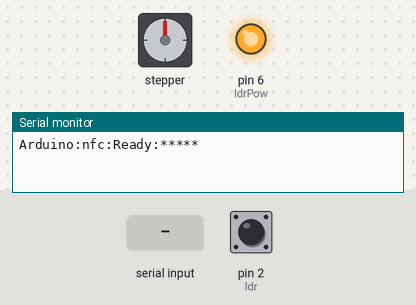
This sketch was run on a simulated Arduino Uno, built with avr-gcc and run on an emulated ATmega328P. Parts: stepper motor, output pins drawn as LEDs (lit = HIGH), the last lines printed to the serial monitor. The inputs (shaded band) are chosen by the test bench; at power-on: pin 2 (ldr) HIGH. Stepper angles assume 200 steps per turn; pins used as bus, display or sensor lines are not drawn.

Above: at 1.6 s.
1.7 s: "S" received over Serial
At 3.3 s:
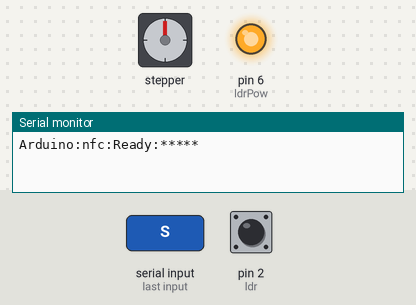
4.7 s: pin 2 (ldr) pulled LOW for 0.15 s
6.3 s: "S" received over Serial
At 7.3 s:
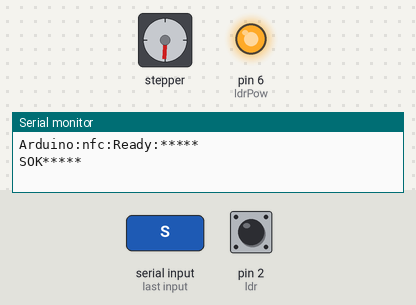
9.3 s: pin 2 (ldr) pulled LOW for 1 s
At 11.5 s:
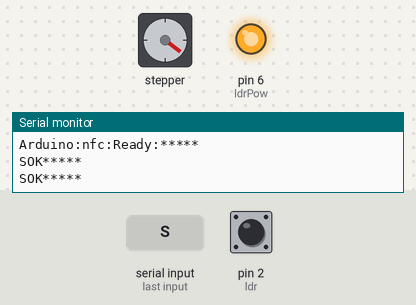
Timing chart, 0 to 13.0 s (numbered marks = the images above; inputs shaded):
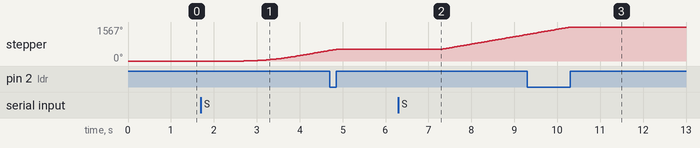

Measured:
- after the input at 1.7 s, stepper: keeps turning clockwise at about 246°/s, starting after 1.0 s
- after the input at 6.3 s, stepper: keeps turning clockwise at about 342°/s, starting after 1.0 s
- after the input at 9.3 s, stepper: goes on until 10.3 s, then stays 1567°

The sketch:

TicTAPPER_2_1.ino
```cpp
#include <SPI.h>
#include <PN532_SPI.h>
#include <PN532.h>
#include <NfcAdapter.h>
#include <Math.h>
#include <AccelStepper.h>

//NFC shield
PN532_SPI pn532spi(SPI, 10);               //SPI port digital 10
NfcAdapter nfc = NfcAdapter(pn532spi);     //Setup nfc drivers

#define BAUDRATE 19200 //9600

//PINOUT
const byte StepperXPulse=5;     //D5 -> Linear movement Stepper pulse
const byte StepperXDir=3;       //D3 -> Direction of linear movement
const byte StepperEnable=4;     //D4 -> Enable Steppers
const byte ldr=2;               //D2 -> LDR (Interruption)
const byte ldrPow=6;            //D6 -> LDR POWER

AccelStepper stepper(1,StepperXPulse,StepperXDir);

//GLOBALS
//NFC variables
String tagId="";               //Variable for TAG NFC ID value
String command;                //Variable to receive RPI3 order
String tagNdefUri="";          //Variable to store the URL for TAG writing
String response="";            //Variable to store the response to RPI
int romIt=0;                   //Variable to determine to ROM or not to ROM: 1 -> ROM  0-> NO ROM
unsigned long timeToDetect;    //Variable to store the time it took to detect TAG
unsigned long timeToIdentify;  //Variable to store the time it took to read TAG id
unsigned long timeToRead;      //Variable to store the time it took to read a NDEF field
unsigned long timeToWrite;     //Variable to store the time it took to write a NDEF field
//OTHER variables
bool ldr_val=true;              //True vol dir que LDR reb llum
unsigned long lastInterrupt;


/************************************* COMMON METHODS ******************************/
//METHOD TO READ String FROM SERIAL PORT
void readSerialString() {
    while(Serial.available() == 0){}       //Wait till a serial data is available
    if(Serial.available()) {               //If serial port is available
      command = Serial.readString();
    }
}

String getValue(String data, char separator, int index)
{
    int found = 0;
    int strIndex[] = { 0, -1 };
    int maxIndex = data.length() - 1;

    for (int i = 0; i <= maxIndex && found <= index; i++) {
        if (data.charAt(i) == separator || i == maxIndex) {
            found++;
            strIndex[0] = strIndex[1] + 1;
            strIndex[1] = (i == maxIndex) ? i+1 : i;
        }
    }
    return found > index ? data.substring(strIndex[0], strIndex[1]) : "";
}

/************************************* NFC METHODS ******************************/

//METHOD TO READ NFC ID
void readTagId() {
  unsigned long start= millis();
  unsigned long endDetect = 0;
  unsigned long endIdentify = 0;
  int counter=0;
  int timeout=0;
  while ((!nfc.tagPresent())&&(timeout!=0)) {
    delay(10);
    counter=counter+1;
    if (counter>200){
      timeout=1;
    }
  };
  endDetect = millis();
  timeToDetect = endDetect - start;
  if (timeout==0){
    NfcTag tag = nfc.read();
    tagId = tag.getUidString();
  }else{
    tagId = "error";
  }
  endIdentify = millis();
  timeToIdentify = endIdentify - start;
}

//METHOD TO WRITE A TAG
bool writeTagUri() {
  NdefMessage message = NdefMessage();
  message.addUriRecord(command);
  return nfc.write(message);
}

//METHOD TO READ THE URI OF THE FIRST NDEF FIELD FOUND
bool checkTagUri() {
  unsigned long start= millis();
  unsigned long endOfRead = 0;
  NfcTag tag = nfc.read();
  endOfRead = millis();
  timeToRead = endOfRead - start;
  NdefMessage message = tag.getNdefMessage();        //Get the ndef
  NdefRecord record = message.getRecord(0);         //Get the record of the ndef
  String payload = record.payloadStringify();
  String original = "."+command;                      //not sure if needed: original.replace("http://","."); -> Old school, if it works don't touch it.
  if (original == payload){
   return true;                                     //Check is success :)
  }else{
    response = response + payload + "::::" + original + "++";
    return false;                                   //Check failed :(
  }
}

//METHOD TO ROM THE TAG
void romTag() {
  NfcTag tag = nfc.read();
  nfc.ROM();
}


void setup() {
  // put your setup code here, to run once:
  nfc.begin();                            //Start NFC as SPI mode
  delay(250);

  pinMode(ldrPow, OUTPUT);
  digitalWrite(ldrPow, HIGH);         //Power up LDR module
  pinMode(StepperEnable, OUTPUT);
  digitalWrite(StepperEnable, HIGH);  //Enable Stepper
  pinMode(ldr,INPUT_PULLUP);          //Set LDR as input channel with pull up resistor

  delay(200); //Stabilize input
  //Setup the value of ldr_val
  if (digitalRead(ldr)==HIGH){
    ldr_val=true;
  }else{
    ldr_val=false;
  }

  attachInterrupt(digitalPinToInterrupt(ldr),LDR_ISR,CHANGE);

  stepper.setMaxSpeed(200);
  stepper.setAcceleration(150);

  Serial.begin(BAUDRATE);                 //Set the speed of the communication with RPI3
  while (!Serial) { }                     // wait for serial port to connect. Needed for native USB
  Serial.flush();
  Serial.println("Arduino:nfc:Ready:*****");

}

void LDR_ISR(){
  //if (millis() - lastInterrupt > 5){  //Avoid double bounce
    //Serial.println("LDR changed");
    if (digitalRead(ldr)==HIGH){
      ldr_val=true;
    }else{
      ldr_val=false;
    }
    //lastInterrupt=millis();
 // }
}

void loop() {
  // put your main code here, to run repeatedly:
  command="";
  //Serial.println("loop");
  readSerialString();
  //Serial.println(command);
/*
  if ((command=="init")){           //init role => Put first in pre-position (tapant ldr abans d'entrar)
    stepper.moveTo(100000);       //Put timeout steps
    while(ldr_val){               //While ldr receives light, keep moving
      stepper.run();              //Step it
    }
    stepper.stop();               //Stop stepper when ldr stops receiving light
    Serial.println("init*****");
  }
*/

  if (command.indexOf("https")>=0){        //Write the tag
    timeToDetect = 0;
    timeToIdentify = 0;
    timeToRead = 0;
    timeToWrite = 0;
    response = "";
    readTagId();                          //Read the id of the NFC chip
    response = response + tagId + "**";              //Prepare response string idTag**
    unsigned long start = millis();
    unsigned long endOfWrite = 0;
    if (writeTagUri()){                     //Write the URL into the chip
      endOfWrite = millis();
      if (checkTagUri()){                     //Check if the written URL is correct
        if (romIt == 1){                          //ROM it or not:
          romTag();
          response = response + "RO**";               //Prepare response string RO => Read Only => SUCCESS AND ROMED
        }else{
          response = response + "R**";                //Prepare response string R => Read => SUCCESS AND NO ROMED
        }
      }else{
        response = response + "RE**";                 //Prepare response string RE => Read Error
      }
    }else{
      endOfWrite = millis();
      response = response + "WE**";                 //Prepare response string WE => Write Error
    }
    timeToWrite = endOfWrite - start;
    /* TODO: ADD timing params: Time to identify, Time to Write, Time to Read, Try to get more info about the chip */
    response = response + timeToDetect + "**";                 //Prepare response Time to Read tag in miliseconds
    response = response + timeToIdentify + "**";                 //Prepare response Time to Read tag in miliseconds
    response = response + timeToRead + "**";                 //Prepare response Time to Read tag in miliseconds
    response = response + timeToWrite + "**";                 //Prepare response Time to write tag in miliseconds
    Serial.println(response + "***");
  }

  if (command == "S"){           //Set Sticker on position
    stepper.moveTo(100000);       //Put timeout steps
    bool aux_ldr = ldr_val;
    if (aux_ldr){ //In normal operation
      while(ldr_val){               //Run till next sticker
        stepper.run();              //Step it
      }
      while(!ldr_val){               //Run till sticker passed
        stepper.run();              //Step it
      }
      stepper.stop();               //Stop stepper
    }else{      //After init
      while(!ldr_val){               //Run till sticker passed
        stepper.run();              //Step it
      }
      stepper.stop();               //Stop stepper
    }
    Serial.println("SOK*****");
  }

  if (command=="C"){   //Set ROM -> Tanca les etiquetes
    romIt=1;
    Serial.println("ROK*****");  //Rom enable
  }
  if (command=="D"){   //UnSet ROM -> NO tanquis les etiquetes
    romIt=0;
    Serial.println("RKO*****");  //Rom disabled
  }


  //stepper.runToNewPosition(8000);
  //stepper.runToNewPosition(0);
}


//https://www.youtube.com/watch?v=u6Q1UjWmFeY&feature=youtu.be
//https://blog.naver.com/PostView.nhn?blogId=ubicomputing&logNo=220643174034&widgetTypeCall=true
//https://elty.pl/en_US/p/RFIDNFC-Shield-NXP-PN532/437
```
